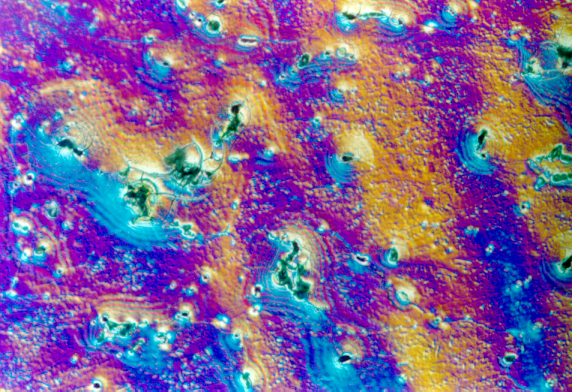
%> input picture Project_Code_Images/alu.tif, 572 x 392 px
$ octave --eval "result = MyRGB2YCbCr('Project_Code_Images/alu.tif');"   (GNU Octave 9; MATLAB toolbox functions it lacks are replaced by stand-ins)
%> lines starting %> are read from the running program, lines starting %| are printed output that depends on the picture
function [imOut] = MyRGB2YCbCr(imagePath)
%> called with imagePath = 'Project_Code_Images/alu.tif'

% Read in image
im = imread(imagePath);
%> im is the input picture: size 392x572x3 uint8; mean R, G, B 127.3, 96.9, 150.2

% Get Image Bitdepth PER CHANNEL. (grayscale -> R=G=B)
% (Matlab does 8 bit, 16 bit, and floating point from 0 to 1 for other
% depths)
if(isa(im,'uint8'))
    n = 8;
elseif(isa(im,'uint16'))
    n = 16;
elseif(isa(im,'double'))
    n = 0; %Bitdepth is not actually 0, but range is between 0 and 1
else %Otherwise, we don't know what it is
    Output = -1;
    return;
end


%% Convert image values into range 0 ... 1 if not already

if(n ~= 0)

    img(:,:,:) = double(im(:,:,:))/double(2^n-1);
else
    img(:,:,:) = im;
end
%% Convert RGB image to YCbCr
%disp("         b. Convert to YCbCr...")
% Multiply the [R;G;B] vector by this for each triplet of colors
A_YCbCr = [ 0.299,      0.587,     0.114;
           -0.1618736, -0.331264,  0.5;
            0.5,       -0.418688, -0.081312];
% Add this vector to end
b_YCbCr = [ 0;
            0.5;
            0.5];

% Decompose channels so we can do matrix multiplication
Rs = img(:,:,1);
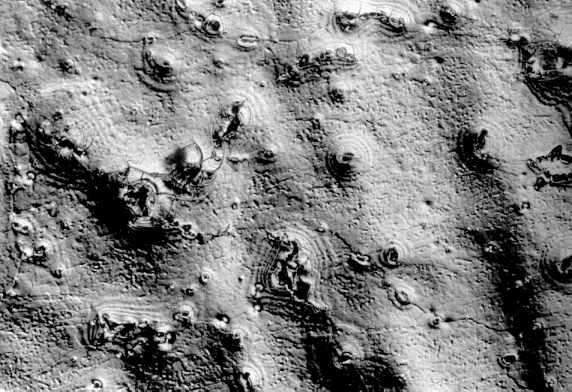
%> Rs: size 392x572 double; min 0, max 1, mean 0.499
Gs = img(:,:,2);
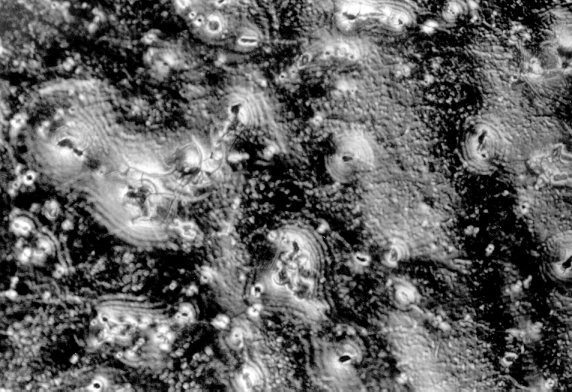
%> Gs: size 392x572 double; min 0, max 1, mean 0.38
Bs = img(:,:,3);
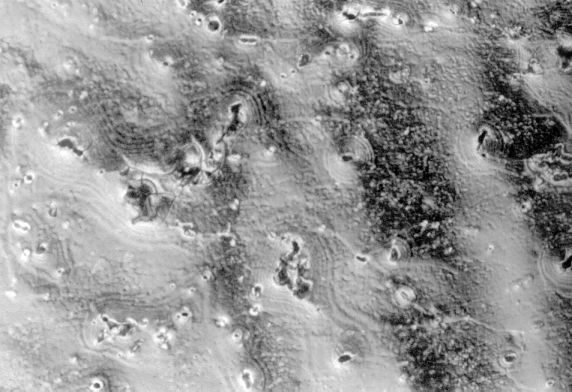
%> Bs: size 392x572 double; min 0, max 1, mean 0.589

% Calculate the matrices for Y, Cb, and Cr
Y = A_YCbCr(1,1)*Rs + A_YCbCr(1,2)*Gs + A_YCbCr(1,3)*Bs + b_YCbCr(1);
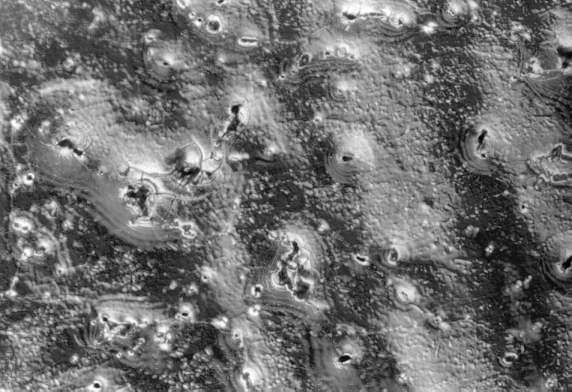
%> Y: size 392x572 double; min 0.000447, max 1, mean 0.439
Cb = A_YCbCr(2,1)*Rs + A_YCbCr(2,2)*Gs + A_YCbCr(2,3)*Bs + b_YCbCr(2);
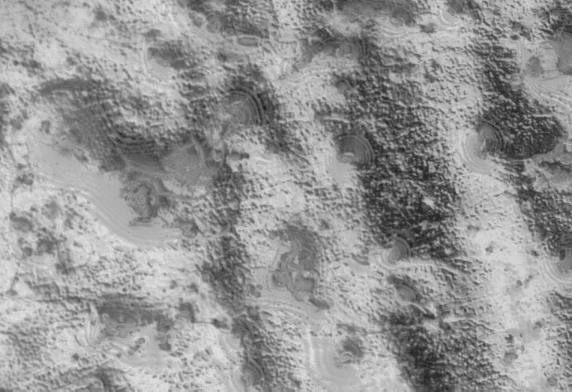
%> Cb: size 392x572 double; min 0.101, max 0.886, mean 0.588
Cr = A_YCbCr(3,1)*Rs + A_YCbCr(3,2)*Gs + A_YCbCr(3,3)*Bs + b_YCbCr(3);
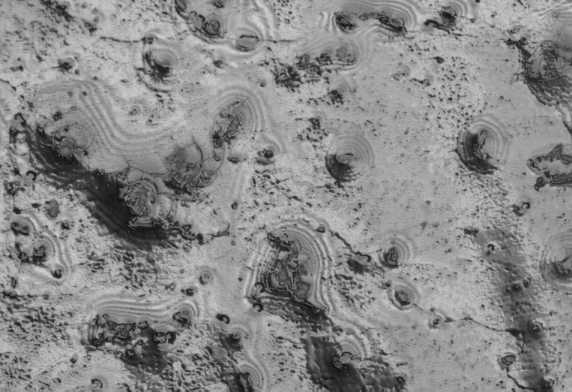
%> Cr: size 392x572 double; min 0.0668, max 0.832, mean 0.543


%% Convert the image back to RGB
%disp("         d. Convert to RGB...")
% Assign the Y, Cb, and Cr matrices to an image
imYCbCr = zeros(size(img,1),size(img,2),size(img,3));
imYCbCr(:,:,1) = Y;
imYCbCr(:,:,2) = Cb;
imYCbCr(:,:,3) = Cr;
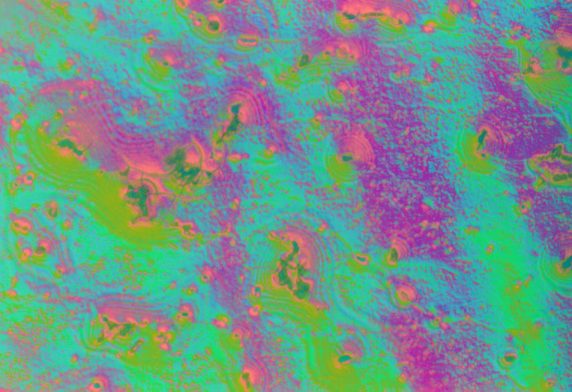
%> imYCbCr: size 392x572x3 double; mean R, G, B 0.439, 0.588, 0.543

imOut = imYCbCr.*255;

$ run again, on Project_Code_Images/tulips.png
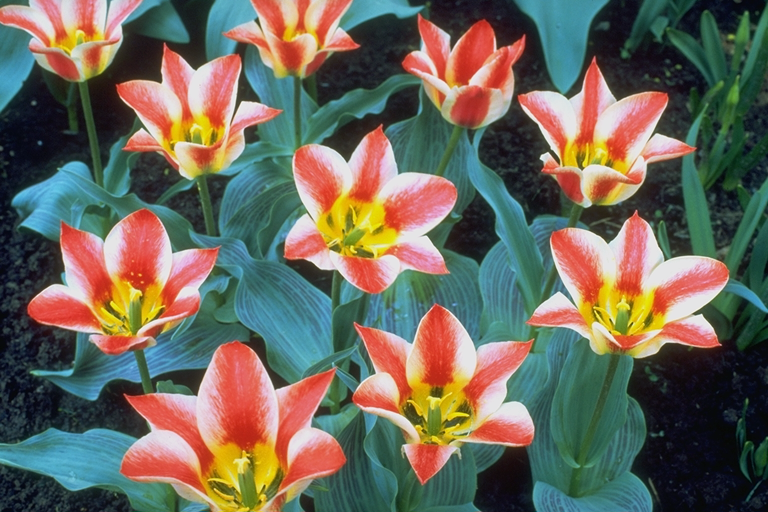
%> input picture Project_Code_Images/tulips.png, 768 x 512 px
%> in MyRGB2YCbCr, im is the input picture: size 512x768x3 uint8; mean R, G, B 109.5, 104, 91.1
%> in MyRGB2YCbCr, `Cr = A_YCbCr(3,1)*Rs + A_YCbCr(3,2)*Gs + A_YCbCr(3,3)*Bs + b_YCbCr(3);`:
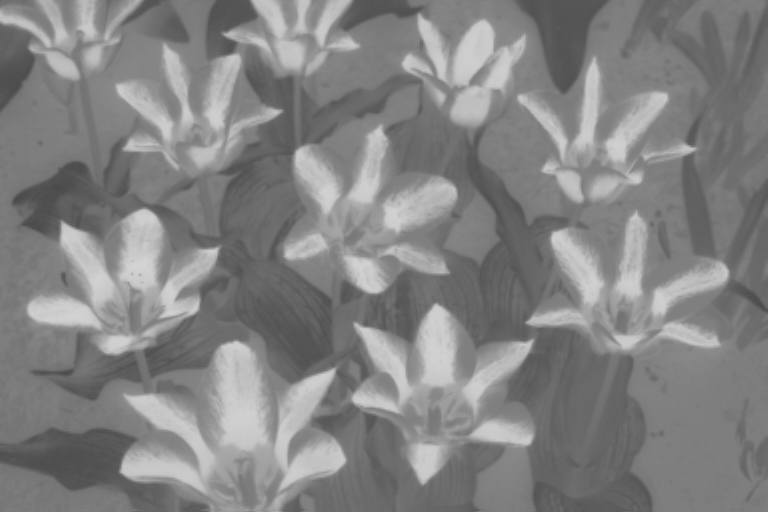
%> Cr: size 512x768 double; min 0.29, max 0.831, mean 0.515
%> in MyRGB2YCbCr, `imYCbCr(:,:,3) = Cr;`:
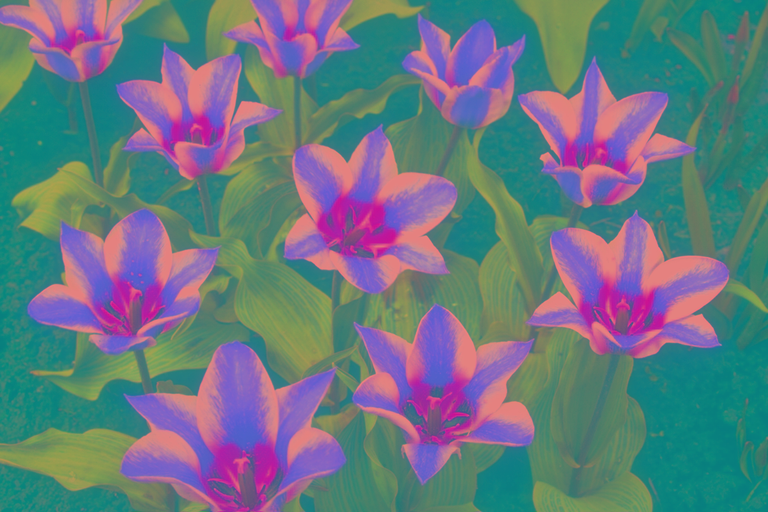
%> imYCbCr: size 512x768x3 double; mean R, G, B 0.409, 0.474, 0.515
